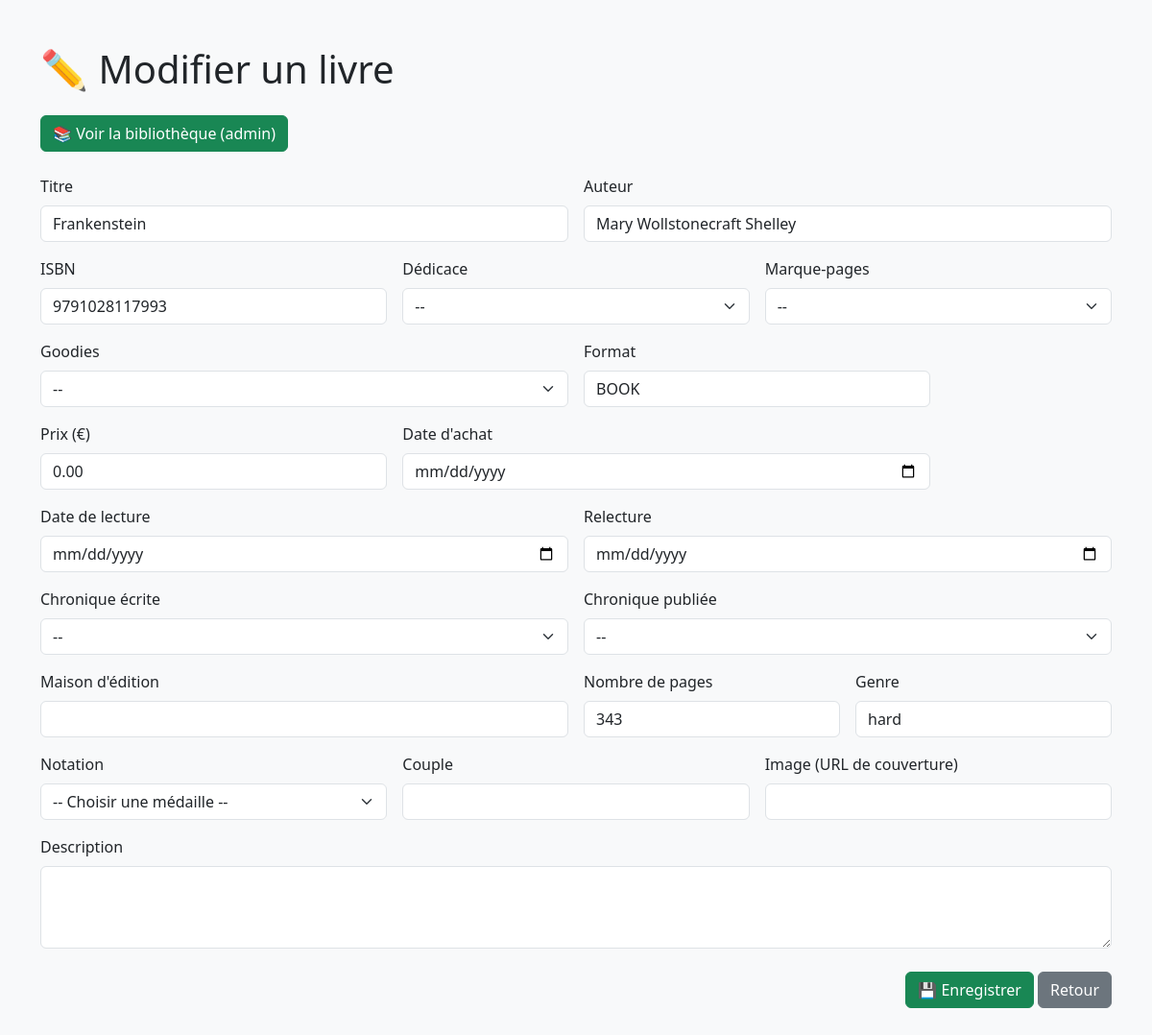
Page /28.06/php/update.php?id=23 on the committed database.
### tables this page shows
CREATE TABLE `library` (
  `ID` int(11) NOT NULL,
  `Auteur` varchar(50) NOT NULL,
  `Titre` varchar(62) NOT NULL,
  `Dedicace` varchar(3) NOT NULL,
  `Marquepages` varchar(30) DEFAULT NULL,
  `Goodies` varchar(30) DEFAULT NULL,
  `ISBN` varchar(17) DEFAULT NULL,
  `Format` varchar(14) DEFAULT NULL,
  `Prix` decimal(10,2) DEFAULT NULL,
  `Date_achat` varchar(10) DEFAULT NULL,
  `Date_lecture` date DEFAULT NULL,
  `Relecture` date DEFAULT NULL,
  `Chronique_ecrite` varchar(30) DEFAULT NULL,
  `Chronique_publiee` varchar(30) DEFAULT NULL,
  `Details` varchar(255) DEFAULT NULL,
  `Maison_edition` varchar(39) DEFAULT NULL,
  `Nombre_pages` varchar(4) DEFAULT NULL,
  `Notation` varchar(13) DEFAULT NULL,
  `Genre` varchar(28) DEFAULT NULL,
  `Couverture` varchar(255) DEFAULT NULL,
  `Couple` varchar(37) DEFAULT NULL
);

### 28.06/php/update.php (the view, shortened to what this page needs)
<?php
include 'connexion.php';
$id = $_GET['id'] ?? null;
$stmt = $pdo->prepare("SELECT * FROM library WHERE ID = ?");
$stmt->execute([$id]);
$book = $stmt->fetch(PDO::FETCH_ASSOC);
try {
    $stmt = $pdo->query("SELECT DISTINCT Notation FROM library WHERE Notation IS NOT NULL AND Notation != '' ORDER BY Notation ASC");
    $notations = $stmt->fetchAll(PDO::FETCH_COLUMN);
} catch (PDOException $e) {
    $notations = [];
}
function input($label, $name, $type = 'text', $size = 6) {
    global $book;
    $value = htmlspecialchars($book[$name] ?? '');
    echo "<div class='col-md-$size'>
        <label class='form-label'>$label</label>
        <input type='$type' name='$name' class='form-control' value=\"$value\">
    </div>";
}
function textarea($label, $name, $rows = 3, $size = 12) {
    global $book;
    $value = htmlspecialchars($book[$name] ?? '');
    echo "<div class='col-md-$size'>
        <label class='form-label'>$label</label>
        <textarea name='$name' class='form-control' rows='$rows'>$value</textarea>
    </div>";
}
function selectOuiNon($label, $name, $size = 6) {
    global $book;
    $value = $book[$name] ?? '';
    echo "<div class='col-md-$size'>
        <label class='form-label'>$label</label>
        <select name='$name' class='form-select'>
            <option value=''>--</option>
            <option value='Oui'" . ($value === 'Oui' ? ' selected' : '') . ">Oui</option>
            <option value='Non'" . ($value === 'Non' ? ' selected' : '') . ">Non</option>
        </select>
    </div>";
}
function selectNotation($label, $name, $notations, $size = 6) {
    echo "<div class='col-md-$size'>
        <label class='form-label'>$label</label>
        <select name='$name' class='form-select'>
            <option value=''>-- Choisir une médaille --</option>";
    echo "</select></div>";
}
?>
<!DOCTYPE html>
<html lang="fr">
<head>
    <link href="https://cdn.jsdelivr.net/npm/bootstrap@5.3.6/dist/css/bootstrap.min.css" rel="stylesheet" />
</head>
<body class="bg-light">
<div class="container py-5">
    <h1 class="mb-4">✏️ Modifier un livre</h1>
    <a href="/php/admin_book.php" class="btn btn-success mb-4">📚 Voir la bibliothèque (admin)</a>
    <form method="POST" class="row g-3">
        <?php
        input('Titre', 'Titre');
        selectOuiNon('Dédicace', 'Dedicace', 4);
        selectNotation("Notation", 'Notation', $notations, 4);
        textarea("Description", 'Details');
        ?>
        <div class="col-12 text-end mt-4">
            <button type="submit" class="btn btn-success">💾 Enregistrer</button>
            <a href="admin_book.php" class="btn btn-secondary">Retour</a>
        </div>
    </form>
</div>
</body>
</html>

### rows in the picture
library: Titre "Frankenstein", Auteur "Mary Wollstonecraft Shelley", ISBN "9791028117993", Format "BOOK", Prix "0.00", Nombre_pages "343", Genre "hard"

### other values in the picture
$label "Titre Auteur ISBN Format Prix (€) Date d'achat Date de lecture Relecture Maison d'édition Nombre de pages Genre Couple Image (URL de couverture)"
$label "Dédicace Marque-pages Goodies Chronique écrite Chronique publiée"
$label "Notation"
$label "Description"
